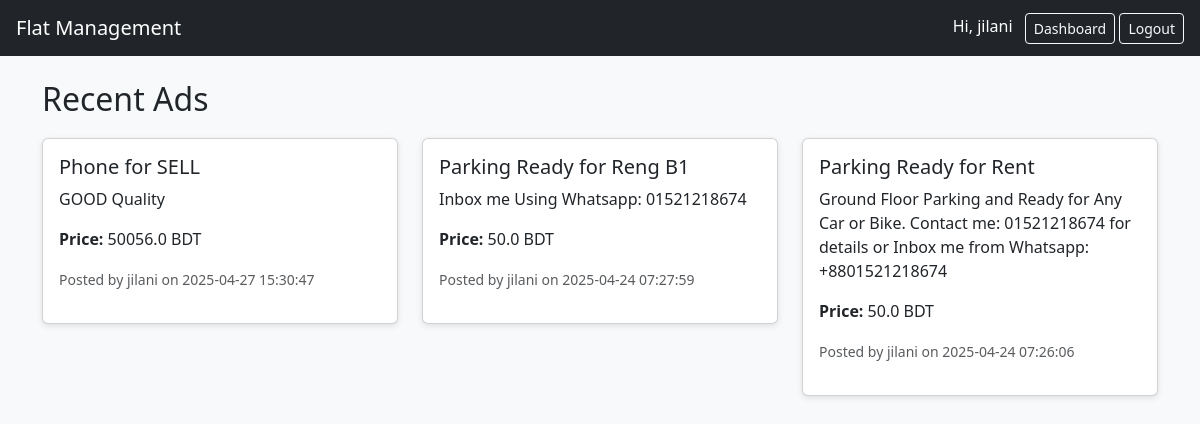
The page / (signed in) on the database its author committed.
### tables this page shows
CREATE TABLE users (
    id INTEGER PRIMARY KEY AUTOINCREMENT,
    Apartment_Type TEXT NOT NULL UNIQUE,
    Apartment_Number TEXT NOT NULL UNIQUE,
    Parking_Number TEXT NOT NULL UNIQUE,
    username TEXT NOT NULL UNIQUE,
    email TEXT NOT NULL UNIQUE,
    password TEXT NOT NULL
);

CREATE TABLE ads (
    id INTEGER PRIMARY KEY AUTOINCREMENT,
    title TEXT NOT NULL,
    description TEXT NOT NULL,
    price REAL,
    user_id INTEGER,
    date_posted TEXT DEFAULT CURRENT_TIMESTAMP
);

### app.py (the view)
@app.route('/')
def home():
    conn = get_connection()
    cursor = conn.cursor()
    cursor.execute("SELECT ads.*, users.username FROM ads JOIN users ON users.id = ads.user_id ORDER BY date_posted DESC")
    ads = cursor.fetchall()
    conn.close()
    return render_template('home.html', ads=ads)

### conn.py (called while the page is built)
def get_connection():
    conn = sqlite3.connect('db/flat.db')
    conn.row_factory = sqlite3.Row  # For dictionary-style access
    return conn

### templates/home.html (shortened to what this page needs)
{% extends 'base.html' %}
{% block content %}
<h2>Recent Ads</h2>
<div class="row">
    {% for ad in ads %}
        <div class="col-md-4 mb-4">
            <div class="card">
                <div class="card-body">
                    <h5 class="card-title">{{ ad.title }}</h5>
                    <p class="card-text">{{ ad.description }}</p>
                    <p><strong>Price:</strong> {{ ad.price }} BDT</p>
                    <p><small class="text-muted">Posted by {{ ad.username }} on {{ ad.date_posted }}</small></p>
                </div>
            </div>
        </div>
    {% else %}
        <p>No ads found.</p>
    {% endfor %}
</div>
{% endblock %}

### templates/base.html (shortened to what this page needs)
<!DOCTYPE html>
<html lang="en">
<head>
    <link rel="stylesheet" href="https://cdn.jsdelivr.net/npm/bootstrap@5.3.3/dist/css/bootstrap.min.css">
    <link rel="stylesheet" href="{{ url_for('static', filename='css/styles.css') }}">
</head>
<body>
    <nav class="navbar navbar-expand-lg navbar-dark bg-dark px-3">
        <a class="navbar-brand" href="/">Flat Management</a>
        <div class="ms-auto">
            {% if session.get('username') %}
                <span class="text-white me-2">Hi, {{ session.username }}</span>
                <a href="/dashboard" class="btn btn-outline-light btn-sm">Dashboard</a>
                <a href="/logout" class="btn btn-outline-light btn-sm">Logout</a>
            {% else %}
                <a href="/login" class="btn btn-outline-light btn-sm">Login</a>
                <a href="/register" class="btn btn-light btn-sm ms-1">Register</a>
            {% endif %}
        </div>
    </nav>
    <div class="container mt-4">
        {% block content %}{% endblock %}
    </div>
</body>
</html>

### static/css/styles.css (style rules this page uses)
body { background-color: #f8f9fa; font-family: 'Segoe UI', sans-serif; }
h2 { margin-bottom: 20px; }
.card { box-shadow: 0 2px 6px rgba(0, 0, 0, 0.1); }

### rows shown on the page
users: username "jilani"
ads: title "Phone for SELL", description "GOOD Quality", price "50056.0", username "jilani", date_posted "2025-04-27 15:30:47"
ads: title "Parking Ready for Reng B1", description "Inbox me Using Whatsapp: 01521218674", price "50.0", username "jilani", date_posted "2025-04-24 07:27:59"
ads: title "Parking Ready for Rent", description "Ground Floor Parking and Ready for Any Car or Bike. Contact me: 01521218674 for details or Inbox me from Whatsapp: +8801521218674", price "50.0", username "jilani", date_posted "2025-04-24 07:26:06"
